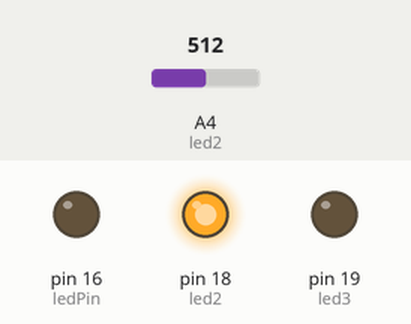
Recording of a sketch running on a simulated Arduino Uno, built with avr-gcc and run on an emulated ATmega328P. Shown: output pins drawn as LEDs (lit = HIGH). Inputs (shaded band) come from the test bench; at power-on: A4 (led2) = 512.

Above: at 9.3 s.
9.4 s: A4 (led2) set to 490
At 16.7 s:
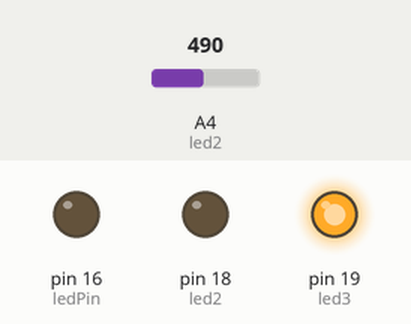
At 18.1 s:
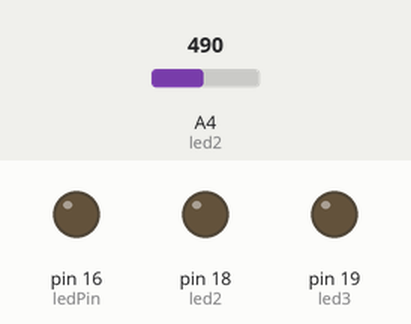
18.5 s: A4 (led2) set to 512
At 18.9 s:
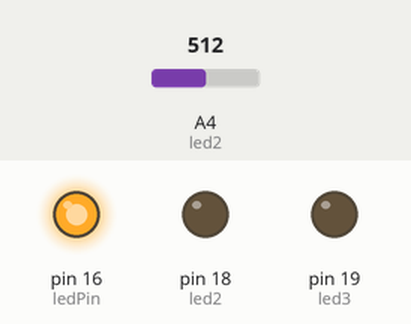
Timing chart, 0 to 33.0 s (numbered marks = the images above; inputs shaded):
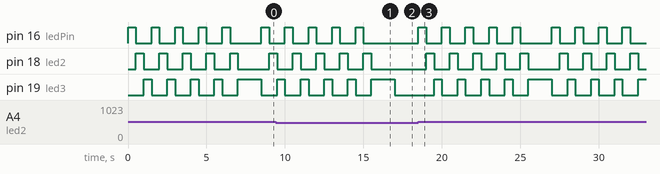

The sketch:

A7.ino
```cpp
// Pin untuk LED dan sensor analog (misalnya potensiometer)
const int ledPin = 16;
const int led2 = 18;
const int led3 = 19;
const int sensorPin = 4; // Gunakan pin ADC yang mendukung analog input

int sensorValue = 0;
int threshold = 500; // Nilai ambang batas untuk mengaktifkan berkedip

void setup() {
  // Inisialisasi pin LED sebagai output
  pinMode(ledPin, OUTPUT);
  pinMode(led2, OUTPUT);
  pinMode(led3, OUTPUT);

  // Memulai komunikasi serial dengan baud rate 9600
  Serial.begin(9600);
}

void loop() {
  // Baca nilai sensor analog
  sensorValue = analogRead(sensorPin);

  // Jika nilai sensor melebihi ambang batas
  if (sensorValue > threshold) {
    // Blink LED
    for (int i = 0; i < 5; i++) {
      digitalWrite(ledPin, HIGH);
  digitalWrite(led2, LOW);
  digitalWrite(led3, LOW);
  delay(500);
  digitalWrite(ledPin, LOW);
  digitalWrite(led2, HIGH);
  digitalWrite(led3, LOW);
  delay(500);
  digitalWrite(ledPin, LOW);
  digitalWrite(led2, LOW);
  digitalWrite(led3, HIGH);
  delay(500);

    }

    // Tunggu sebentar agar tidak terlalu cepat bertambah
    delay(1000);
  } else {
 // turn LED off
 digitalWrite(ledPin, LOW);
 digitalWrite(led2, LOW);
 digitalWrite(led3, LOW);
 }
}
```

Measured:
- the behaviour switches between 500 and 501 on A4 (led2) (found by bisection; images 2 and 3)
- after the input at 9.4 s, pin 16 (ledPin): goes on until 15.0 s, then stays LOW; pin 18 (led2): goes on until 15.5 s, then stays LOW; pin 19 (led3): goes on until 17.0 s, then stays LOW
- after the input at 18.5 s, pin 16 (ledPin): goes 4 × (HIGH 0.50 s, LOW 1.0 s), HIGH 0.50 s, LOW 2.0 s, 3 × (HIGH 0.50 s, LOW 1.0 s), HIGH 0.50 s, then LOW, starting at once; pin 18 (led2): goes 4 × (HIGH 0.50 s, LOW 1.0 s), HIGH 0.50 s, LOW 2.0 s, 3 × (HIGH 0.50 s, LOW 1.0 s), HIGH 0.50 s, then LOW, starting after 0.50 s
